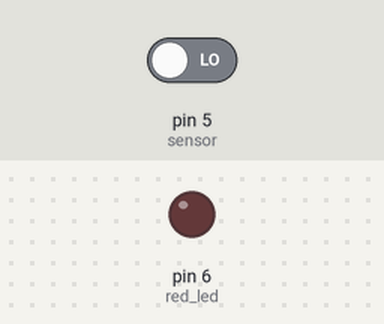
Bench run of a sketch on a simulated Arduino Uno, built with avr-gcc and run on an emulated ATmega328P. On the bench: output pins drawn as LEDs (lit = HIGH). The test bench sets the inputs (shaded band); at power-on: pin 5 (sensor) LOW.

Above: at 1.2 s.
1.3 s: pin 5 (sensor) driven HIGH
At 1.7 s:
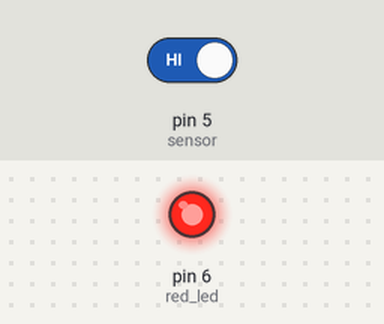
2.8 s: pin 5 (sensor) driven LOW
At 4.1 s:
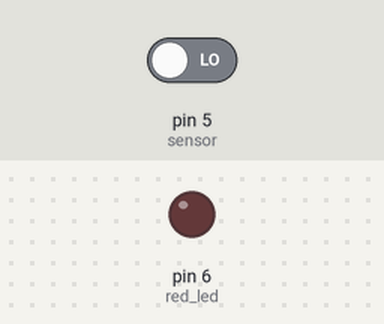
Timing chart, 0 to 5.8 s (numbered marks = the images above; inputs shaded):
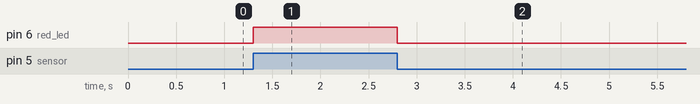

The sketch:

Challenge5.ino
```cpp
int second = 1000;
int button1 = 2;
int button2 = 3;
int button3 = 4;
int sensor = 5;
int red_led = 6;
void setup() {
  // put your setup code here, to run once:
  pinMode(button1, INPUT);
  pinMode(button2, INPUT);
  pinMode(button3, INPUT);
  pinMode(sensor, INPUT);
  pinMode(red_led, OUTPUT);

}

void loop() {
  // put your main code here, to run repeatedly:
  if (digitalRead(sensor) == HIGH) {
    digitalWrite(red_led, HIGH);
  }else{
    digitalWrite(red_led, LOW);
    }

}
```

Measured:
- after the input at 1.3 s, pin 6 (red_led): LOW → HIGH at once
- after the input at 2.8 s, pin 6 (red_led): HIGH → LOW at once
